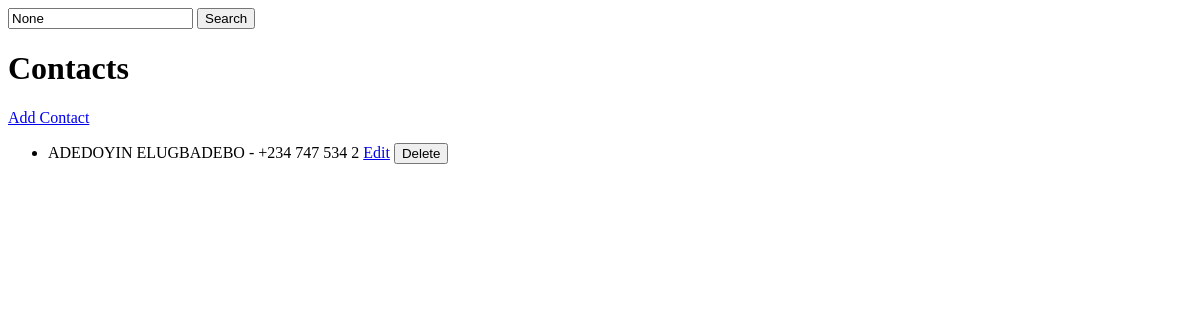
Before: / with the older database file.
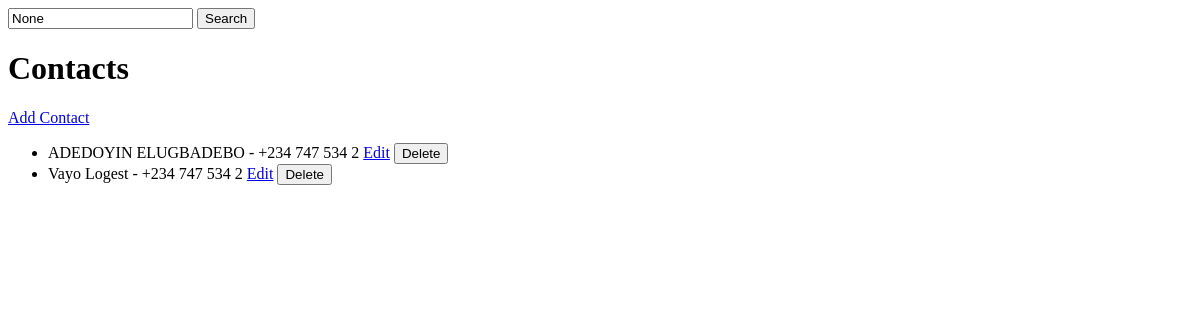
After: the same page with the newer database file.
### contacts/models.py (models this page shows, shortened)
class Contact(models.Model):
    name = models.CharField(max_length=100)
    email = models.EmailField(unique=True)
    phone = models.CharField(max_length=15)
    address = models.TextField(blank=True, null=True)
    created_at = models.DateTimeField(auto_now_add=True)

### contacts/views.py (the view)
# urls.py: path('', contact_list, name='contact_list'),
def contact_list(request):
    query = request.GET.get('q')
    if query:
        contacts = Contact.objects.filter(
            Q(name__icontains=query) |
            Q(email__icontains=query) |
            Q(phone__icontains=query)
        )
    else:
        contacts = Contact.objects.all()
    return render(request, 'contacts/contact_list.html', {'contacts': contacts, 'query': query})

### contacts/templates/contacts/contact_list.html (shortened to what this page needs)
<!DOCTYPE html>
<html>
<head>
</head>
<body>
    <form method="GET" action="">
        <input type="text" name="q" placeholder="Search Contacts" value="{{ query }}">
        <button type="submit">Search</button>
    </form>
    <h1>Contacts</h1>
    <a href="{% url 'add_contact' %}">Add Contact</a>
    <ul>
        {% for contact in contacts %}
            <li>
                {{ contact.name }} - {{ contact.phone }}
                <a href="{% url 'edit_contact' contact.pk %}">Edit</a>
                <form action="{% url 'delete_contact' contact.pk %}" method="POST" style="display:inline;">
                    <button type="submit">Delete</button>
                </form>
            </li>
        {% endfor %}
    </ul>
</body>
</html>

Changed rows visible on the page:
added Contact: name "Vayo Logest", phone "+234 747 534 2"
